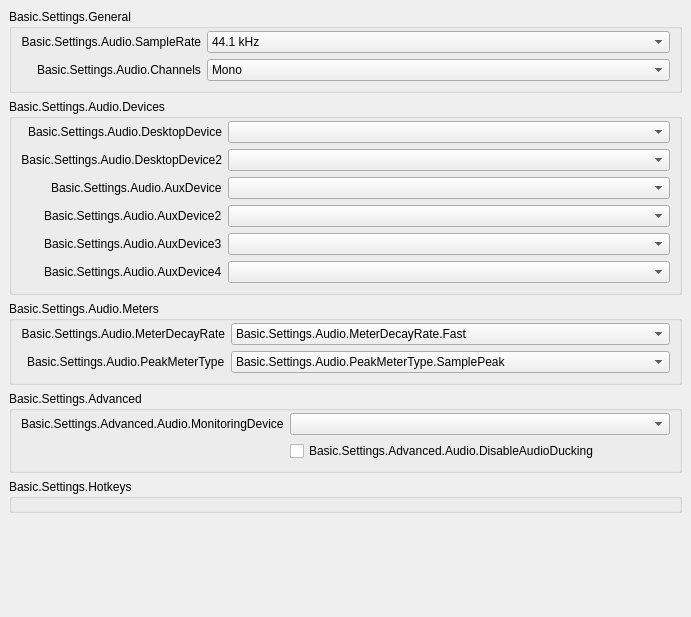
           <widget class="QWidget" name="scrollAreaWidgetContents_50">
            <property name="geometry">
             <rect>
              <x>0</x>
              <y>0</y>
              <width>691</width>
              <height>617</height>
             </rect>
            </property>
            <layout class="QVBoxLayout" name="verticalLayout_50">
             <property name="leftMargin">
              <number>0</number>
             </property>
             <property name="topMargin">
              <number>0</number>
             </property>
             <property name="rightMargin">
              <number>0</number>
             </property>
             <property name="bottomMargin">
              <number>9</number>
             </property>
             <item>
              <widget class="QFrame" name="widget_50">
               <layout class="QVBoxLayout" name="verticalLayout_51">
                <item>
                 <widget class="QGroupBox" name="audioGeneralGroupBox">
                  <property name="title">
                   <string>Basic.Settings.General</string>
                  </property>
                  <layout class="QFormLayout" name="formLayout_52">
                   <property name="fieldGrowthPolicy">
                    <enum>QFormLayout::AllNonFixedFieldsGrow</enum>
                   </property>
                   <property name="labelAlignment">
                    <set>Qt::AlignRight|Qt::AlignTrailing|Qt::AlignVCenter</set>
                   </property>
                   <property name="topMargin">
                    <number>2</number>
                   </property>
                   <item row="0" column="0">
                    <widget class="QLabel" name="label_14">
                     <property name="minimumSize">
                      <size>
                       <width>170</width>
                       <height>0</height>
                      </size>
                     </property>
                     <property name="text">
                      <string>Basic.Settings.Audio.SampleRate</string>
                     </property>
                     <property name="alignment">
                      <set>Qt::AlignRight|Qt::AlignTrailing|Qt::AlignVCenter</set>
                     </property>
                     <property name="buddy">
                      <cstring>sampleRate</cstring>
                     </property>
                    </widget>
                   </item>
                   <item row="0" column="1">
                    <widget class="QComboBox" name="sampleRate">
                     <property name="currentText">
                      <string notr="true">44.1 kHz</string>
                     </property>
                     <property name="currentIndex">
                      <number>0</number>
                     </property>
                     <item>
                      <property name="text">
                       <string>44.1 kHz</string>
                      </property>
                     </item>
                     <item>
                      <property name="text">
                       <string>48 kHz</string>
                      </property>
                     </item>
                    </widget>
                   </item>
                   <item row="1" column="0">
                    <widget class="QLabel" name="label_15">
                     <property name="text">
                      <string>Basic.Settings.Audio.Channels</string>
                     </property>
                     <property name="buddy">
                      <cstring>channelSetup</cstring>
                     </property>
                    </widget>
                   </item>
                   <item row="1" column="1">
                    <widget class="QComboBox" name="channelSetup">
                     <property name="currentText">
                      <string>Mono</string>
                     </property>
                     <property name="currentIndex">
                      <number>0</number>
                     </property>
                     <item>
                      <property name="text">
                       <string>Mono</string>
                      </property>
                     </item>
                     <item>
                      <property name="text">
                       <string>Stereo</string>
                      </property>
                     </item>
                     <item>
                      <property name="text">
                       <string>2.1</string>
                      </property>
                     </item>
                     <item>
                      <property name="text">
                       <string>4.0</string>
                      </property>
                     </item>
                     <item>
                      <property name="text">
                       <string>4.1</string>
                      </property>
                     </item>
                     <item>
                      <property name="text">
                       <string>5.1</string>
                      </property>
                     </item>
                     <item>
                      <property name="text">
                       <string>7.1</string>
                      </property>
                     </item>
                    </widget>
                   </item>
                  </layout>
                 </widget>
                </item>
                <item>
                 <widget class="QGroupBox" name="audioDevicesGroupBox">
                  <property name="title">
                   <string>Basic.Settings.Audio.Devices</string>
                  </property>
                  <layout class="QFormLayout" name="formLayout_53">
                   <property name="fieldGrowthPolicy">
                    <enum>QFormLayout::AllNonFixedFieldsGrow</enum>
                   </property>
                   <property name="labelAlignment">
                    <set>Qt::AlignRight|Qt::AlignTrailing|Qt::AlignVCenter</set>
                   </property>
                   <property name="topMargin">
                    <number>2</number>
                   </property>
                   <item row="0" column="0">
                    <widget class="QLabel" name="label_2">
                     <property name="minimumSize">
                      <size>
                       <width>170</width>
                       <height>0</height>
                      </size>
                     </property>
                     <property name="text">
                      <string>Basic.Settings.Audio.DesktopDevice</string>
                     </property>
                     <property name="alignment">
                      <set>Qt::AlignRight|Qt::AlignTrailing|Qt::AlignVCenter</set>
                     </property>
                     <property name="buddy">
                      <cstring>desktopAudioDevice1</cstring>
                     </property>
                    </widget>
                   </item>
                   <item row="0" column="1">
                    <widget class="QComboBox" name="desktopAudioDevice1">
                     <property name="enabled">
                      <bool>true</bool>
                     </property>
                    </widget>
                   </item>
                   <item row="1" column="0">
                    <widget class="QLabel" name="label_3">
                     <property name="text">
                      <string>Basic.Settings.Audio.DesktopDevice2</string>
                     </property>
                     <property name="alignment">
                      <set>Qt::AlignRight|Qt::AlignTrailing|Qt::AlignVCenter</set>
                     </property>
                     <property name="buddy">
                      <cstring>desktopAudioDevice2</cstring>
                     </property>
                    </widget>
                   </item>
                   <item row="1" column="1">
                    <widget class="QComboBox" name="desktopAudioDevice2">
                     <property name="enabled">
                      <bool>true</bool>
                     </property>
                    </widget>
                   </item>
                   <item row="2" column="0">
                    <widget class="QLabel" name="label_4">
                     <property name="text">
                      <string>Basic.Settings.Audio.AuxDevice</string>
                     </property>
                     <property name="buddy">
                      <cstring>auxAudioDevice1</cstring>
                     </property>
                    </widget>
                   </item>
                   <item row="2" column="1">
                    <widget class="QComboBox" name="auxAudioDevice1">
                     <property name="enabled">
                      <bool>true</bool>
                     </property>
                    </widget>
                   </item>
                   <item row="3" column="0">
                    <widget class="QLabel" name="label_5">
                     <property name="text">
                      <string>Basic.Settings.Audio.AuxDevice2</string>
                     </property>
                     <property name="buddy">
                      <cstring>auxAudioDevice2</cstring>
                     </property>
                    </widget>
                   </item>
                   <item row="3" column="1">
                    <widget class="QComboBox" name="auxAudioDevice2">
                     <property name="enabled">
                      <bool>true</bool>
                     </property>
                    </widget>
                   </item>
                   <item row="4" column="0">
                    <widget class="QLabel" name="label_6">
                     <property name="text">
                      <string>Basic.Settings.Audio.AuxDevice3</string>
                     </property>
                     <property name="buddy">
                      <cstring>auxAudioDevice3</cstring>
                     </property>
                    </widget>
                   </item>
                   <item row="4" column="1">
                    <widget class="QComboBox" name="auxAudioDevice3">
                     <property name="enabled">
                      <bool>true</bool>
                     </property>
                    </widget>
                   </item>
                   <item row="5" column="1">
                    <widget class="QComboBox" name="auxAudioDevice4">
                     <property name="enabled">
                      <bool>true</bool>
                     </property>
                    </widget>
                   </item>
                   <item row="5" column="0">
                    <widget class="QLabel" name="label_67">
                     <property name="text">
                      <string>Basic.Settings.Audio.AuxDevice4</string>
                     </property>
                     <property name="buddy">
                      <cstring>auxAudioDevice4</cstring>
                     </property>
                    </widget>
                   </item>
                  </layout>
                 </widget>
                </item>
                <item>
                 <widget class="QGroupBox" name="audioMetersGroupBox">
                  <property name="title">
                   <string>Basic.Settings.Audio.Meters</string>
                  </property>
                  <layout class="QFormLayout" name="formLayout_54">
                   <property name="fieldGrowthPolicy">
                    <enum>QFormLayout::AllNonFixedFieldsGrow</enum>
                   </property>
                   <property name="labelAlignment">
                    <set>Qt::AlignRight|Qt::AlignTrailing|Qt::AlignVCenter</set>
                   </property>
                   <property name="topMargin">
                    <number>2</number>
                   </property>
                   <item row="0" column="0">
                    <widget class="QLabel" name="label_65">
                     <property name="minimumSize">
                      <size>
                       <width>170</width>
                       <height>0</height>
                      </size>
                     </property>
                     <property name="text">
                      <string>Basic.Settings.Audio.MeterDecayRate</string>
                     </property>
                     <property name="alignment">
                      <set>Qt::AlignRight|Qt::AlignTrailing|Qt::AlignVCenter</set>
                     </property>
                     <property name="buddy">
                      <cstring>meterDecayRate</cstring>
                     </property>
                    </widget>
                   </item>
                   <item row="0" column="1">
                    <widget class="QComboBox" name="meterDecayRate">
                     <property name="currentText">
                      <string>Basic.Settings.Audio.MeterDecayRate.Fast</string>
                     </property>
                     <property name="currentIndex">
                      <number>0</number>
                     </property>
                     <item>
                      <property name="text">
                       <string>Basic.Settings.Audio.MeterDecayRate.Fast</string>
                      </property>
                     </item>
                     <item>
                      <property name="text">
                       <string>Basic.Settings.Audio.MeterDecayRate.Medium</string>
                      </property>
                     </item>
                     <item>
                      <property name="text">
                       <string>Basic.Settings.Audio.MeterDecayRate.Slow</string>
                      </property>
                     </item>
                    </widget>
                   </item>
                   <item row="1" column="0">
                    <widget class="QLabel" name="label_66">
                     <property name="text">
                      <string>Basic.Settings.Audio.PeakMeterType</string>
                     </property>
                     <property name="buddy">
                      <cstring>peakMeterType</cstring>
                     </property>
                    </widget>
                   </item>
                   <item row="1" column="1">
                    <widget class="QComboBox" name="peakMeterType">
                     <property name="currentIndex">
                      <number>0</number>
                     </property>
                     <item>
                      <property name="text">
                       <string>Basic.Settings.Audio.PeakMeterType.SamplePeak</string>
                      </property>
                     </item>
                     <item>
                      <property name="text">
                       <string>Basic.Settings.Audio.PeakMeterType.TruePeak</string>
                      </property>
                     </item>
                    </widget>
                   </item>
                  </layout>
                 </widget>
                </item>
                <item>
                 <widget class="QGroupBox" name="audioAdvGroupBox">
                  <property name="title">
                   <string>Basic.Settings.Advanced</string>
                  </property>
                  <layout class="QFormLayout" name="formLayout_56">
                   <property name="fieldGrowthPolicy">
                    <enum>QFormLayout::AllNonFixedFieldsGrow</enum>
                   </property>
                   <property name="labelAlignment">
                    <set>Qt::AlignRight|Qt::AlignTrailing|Qt::AlignVCenter</set>
                   </property>
                   <property name="topMargin">
                    <number>2</number>
                   </property>
                   <item row="0" column="0">
                    <widget class="QLabel" name="monitoringDeviceLabel">
                     <property name="text">
                      <string>Basic.Settings.Advanced.Audio.MonitoringDevice</string>
                     </property>
                     <property name="buddy">
                      <cstring>monitoringDevice</cstring>
                     </property>
                    </widget>
                   </item>
                   <item row="0" column="1">
                    <widget class="QComboBox" name="monitoringDevice"/>
                   </item>
                   <item row="1" column="0">
                    <spacer name="horizontalSpacer_11">
                     <property name="orientation">
                      <enum>Qt::Horizontal</enum>
                     </property>
                     <property name="sizeHint" stdset="0">
                      <size>
                       <width>170</width>
                       <height>20</height>
                      </size>
                     </property>
                    </spacer>
                   </item>
                   <item row="1" column="1">
                    <widget class="QCheckBox" name="disableAudioDucking">
                     <property name="text">
                      <string>Basic.Settings.Advanced.Audio.DisableAudioDucking</string>
                     </property>
                    </widget>
                   </item>
                  </layout>
                 </widget>
                </item>
                <item>
                 <widget class="QGroupBox" name="audioHotkeysGroupBox">
                  <property name="title">
                   <string>Basic.Settings.Hotkeys</string>
                  </property>
                  <layout class="QFormLayout" name="audioSourceLayout">
                   <property name="fieldGrowthPolicy">
                    <enum>QFormLayout::AllNonFixedFieldsGrow</enum>
                   </property>
                   <property name="labelAlignment">
                    <set>Qt::AlignRight|Qt::AlignTrailing|Qt::AlignVCenter</set>
                   </property>
                   <property name="topMargin">
                    <number>2</number>
                   </property>
                  </layout>
                 </widget>
                </item>
                <item>
                 <spacer name="verticalSpacer_4">
                  <property name="orientation">
                   <enum>Qt::Vertical</enum>
                  </property>
                  <property name="sizeHint" stdset="0">
                   <size>
                    <width>20</width>
                    <height>0</height>
                   </size>
                  </property>
                 </spacer>
                </item>
               </layout>
              </widget>
             </item>
            </layout>
           </widget>
